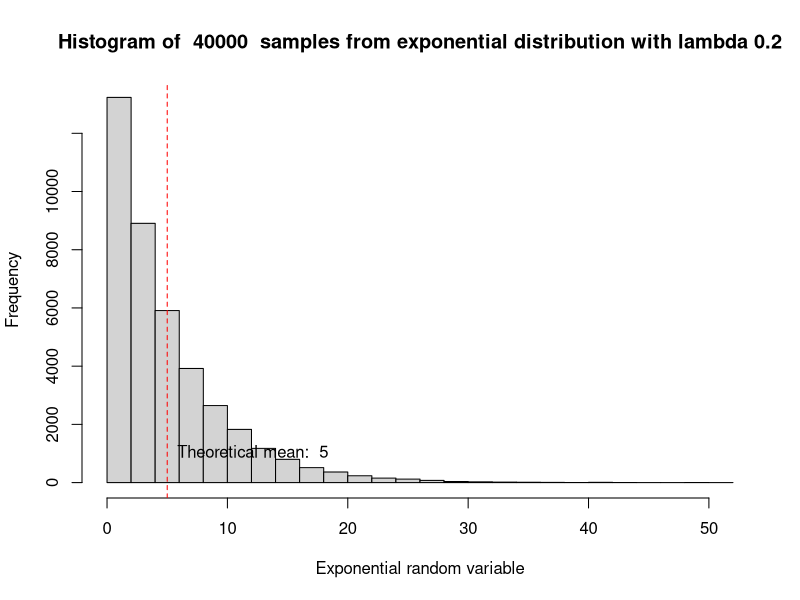
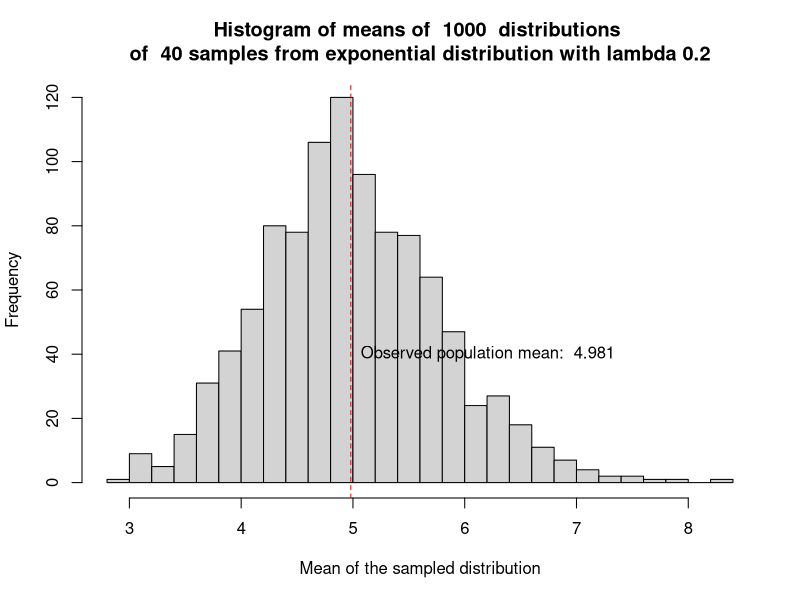
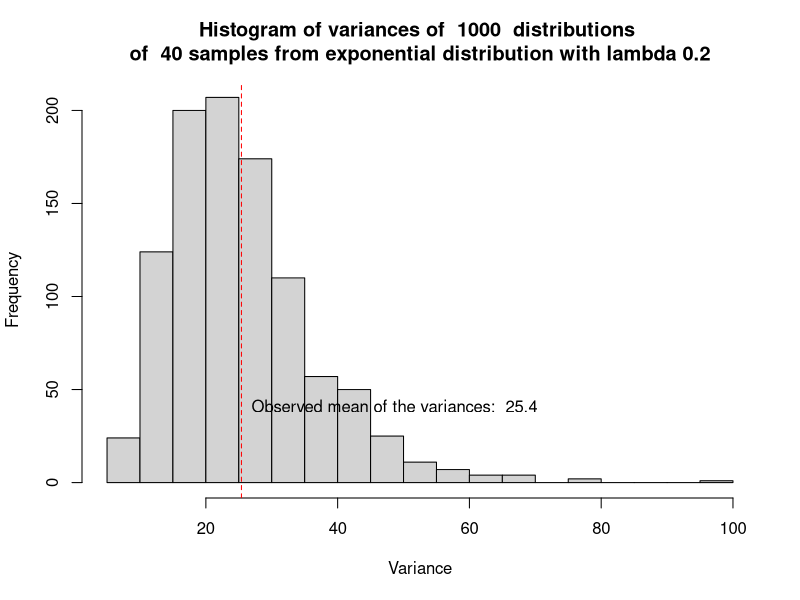
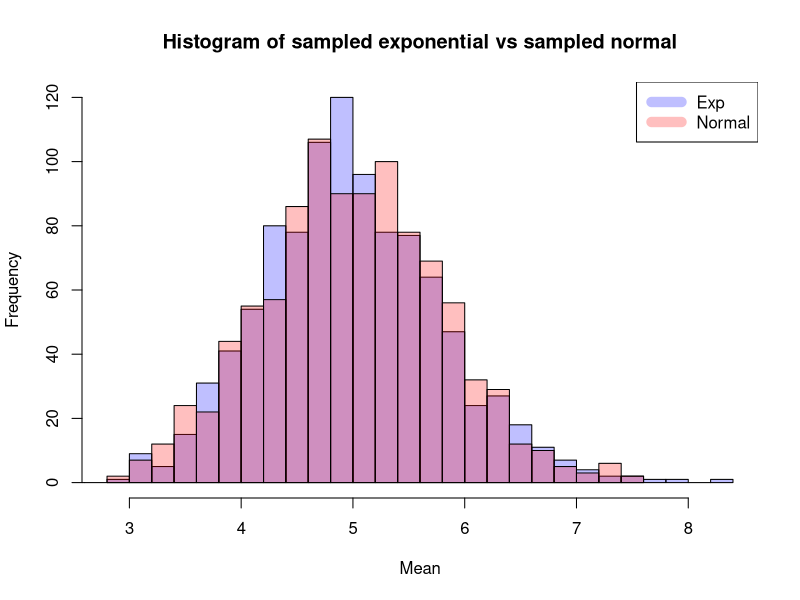

The R script that drew these images, in order:
## ---- chunk 1
lambda<-0.2
simulations<-1000
samples<-40
n_breaks<-20 #Number of breaks in histograms
set.seed(42) #Reproducibility of results
## ---- chunk 2
1/lambda
## ---- chunk 3
mean(rexp(simulations,lambda))
## ---- chunk 4
mns = NULL
for (i in 1 : simulations) mns = c(mns, mean(rexp(n=samples,lambda)))
## ---- chunk 5
mean(mns)
## ---- chunk 6
rexp_sim<-rexp(simulations*samples,lambda)

hist(rexp_sim,
     breaks=n_breaks,
     main=paste("Histogram of ",simulations*samples," samples from exponential distribution with lambda",lambda),
     xlab="Exponential random variable")

abline(v=1/lambda,lty="dashed",col="red")
text(x=1/lambda,
     y=1000,
     labels=paste("Theoretical mean: ",1/lambda),
     pos=4)
## ---- chunk 7
hist(mns,
      breaks=n_breaks,
     main=paste("Histogram of means of ",simulations," distributions \nof ",samples, "samples from exponential distribution with lambda",lambda),
     xlab="Mean of the sampled distribution")

abline(v=mean(mns),lty="dashed",col="red")
text(x=mean(mns),
     y=40,
     labels=paste("Observed population mean: ",prettyNum(mean(mns),digits=4)),
     pos=4)
## ---- chunk 8
1/lambda^2
## ---- chunk 9
var(rexp(simulations,lambda))
## ---- chunk 10
var = NULL
for (i in 1 : simulations) var = c(var, var(rexp(n=samples,lambda)))
mean(var)
## ---- chunk 11
pvar=(mean(var))*samples/(samples-1)
pvar
## ---- chunk 12
hist(var,
     breaks=n_breaks,
       main=paste("Histogram of variances of ",simulations," distributions \nof ",samples, "samples from exponential distribution with lambda",lambda),
     xlab="Variance")

abline(v=mean(var),lty="dashed",col="red")
text(x=mean(var),
     y=40,
     labels=paste("Observed mean of the variances: ",prettyNum(mean(var),digits=4)),
     pos=4)
## ---- chunk 13
quantiles<-c(0.025,.5,.975)
quantile(mns,quantiles)
## ---- chunk 14
qnorm(quantiles,mean=mean(mns),sd=sqrt(pvar))
## ---- chunk 15
prob<-pnorm(q=quantile(mns,quantiles[length(quantiles)]),mean=mean(mns),sd=sqrt(pvar/samples))-pnorm(q=quantile(mns,quantiles[1]),mean=mean(mns),sd=sqrt(pvar/samples))
prob
## ---- chunk 16
mns_norm = NULL
for (i in 1 : simulations) mns_norm = c(mns_norm, mean(rnorm(n=samples,mean=mean(mns),sd=sqrt(pvar))))
mean(var)
hist(mns, col=rgb(0,0,1,1/4),breaks=n_breaks,
     main="Histogram of sampled exponential vs sampled normal",
     xlab="Mean")  # first histogram
hist(mns_norm, col=rgb(1,0,0,1/4), add=T,breaks=n_breaks)  # second
legend("topright", c("Exp", "Normal"), col=c(rgb(0,0,1,1/4), rgb(1,0,0,1/4)), lwd=10)
